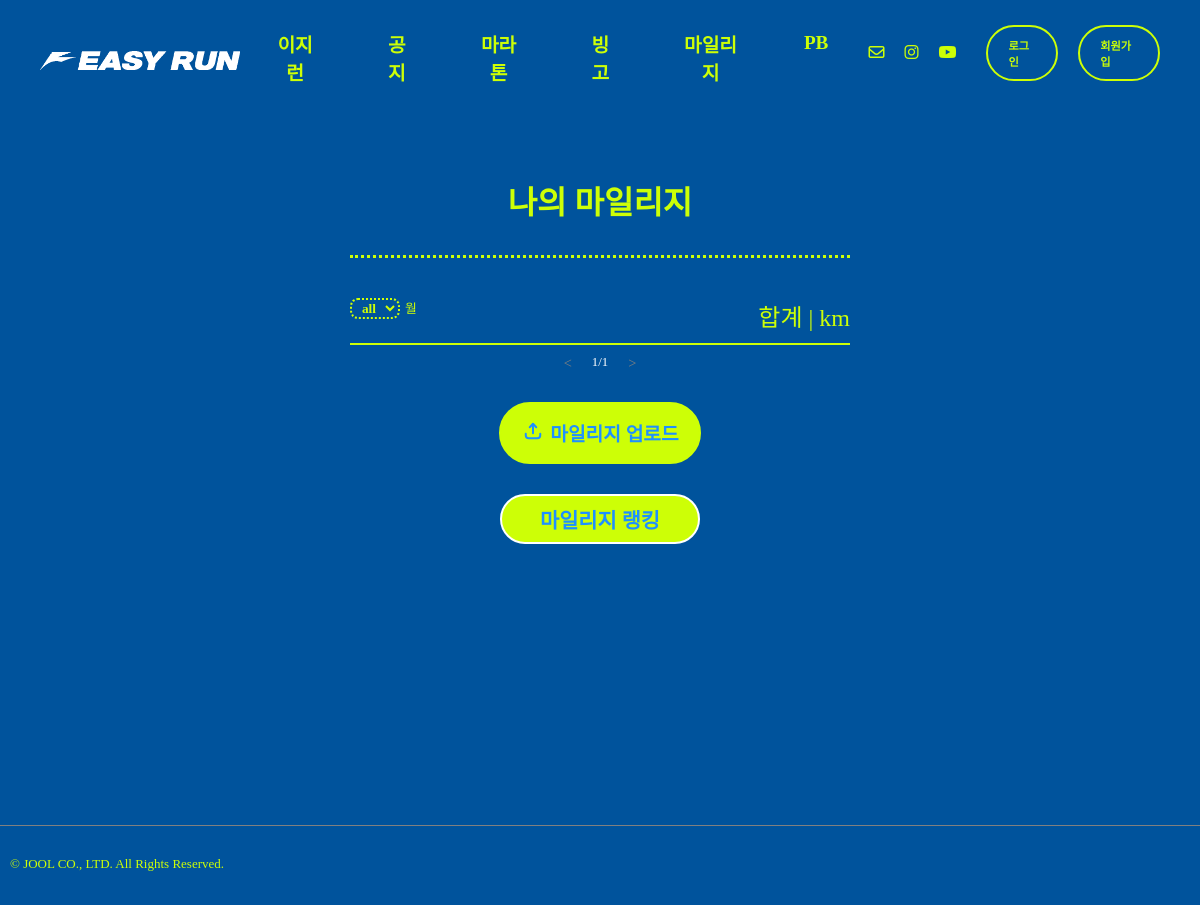
The page /runres/recordview/4/ on the database as committed earlier.
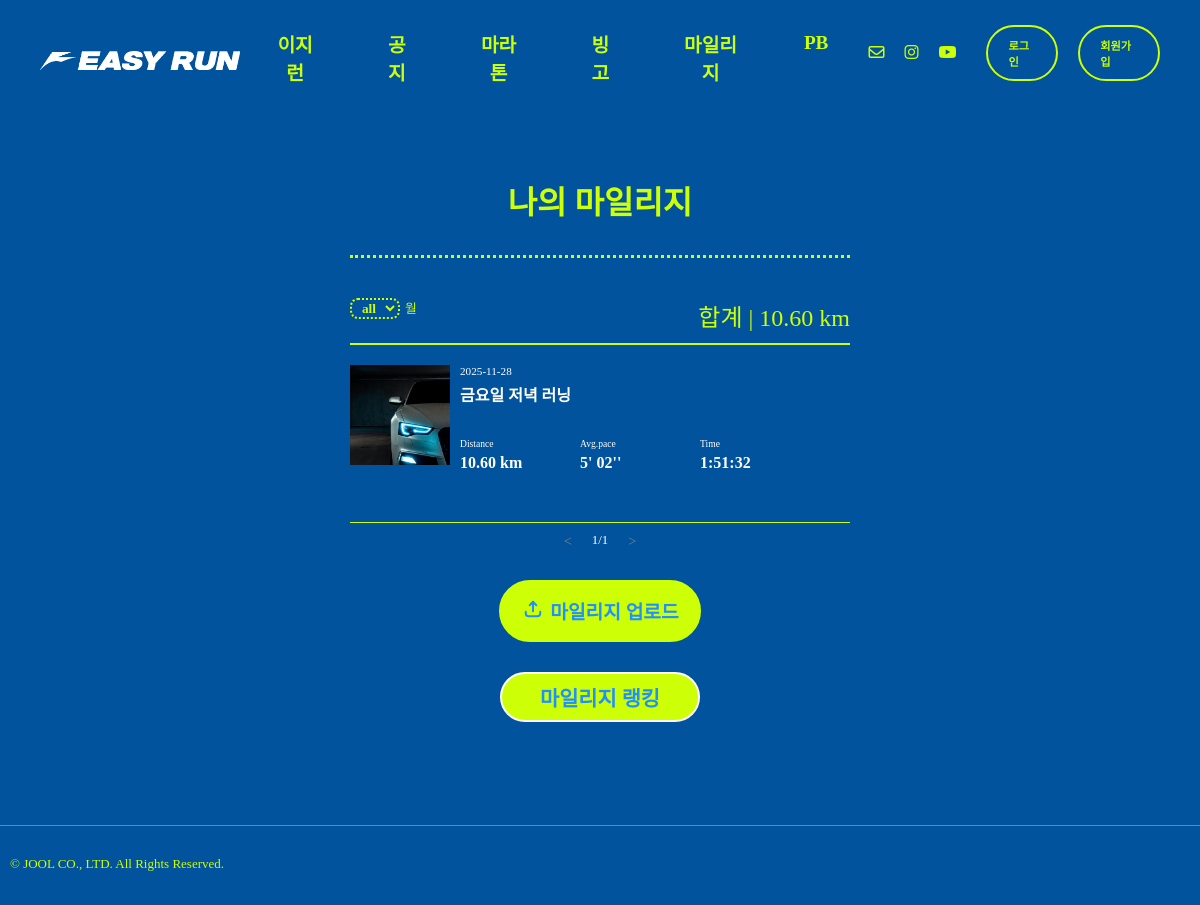
The same page on the database as committed later.
### record/models.py (models this page shows, shortened)
class Record(models.Model):
    record_id = models.AutoField(primary_key=True)
    title = models.CharField(max_length=50)
    user = models.ForeignKey(settings.AUTH_USER_MODEL,on_delete=models.CASCADE)
    record_date = models.DateField(blank=True, null=True)
    image = ResizedImageField(size=[500,500], upload_to="record", blank=False)
    distance = models.DecimalField(max_digits=6, decimal_places=2, blank=False, null=False)
    pace_m = models.IntegerField(null=True, blank=True)
    pace_s = models.IntegerField(null=True, blank=True)
    time_h = models.IntegerField(null=True, blank=True)
    time_m = models.IntegerField(null=True, blank=True)
    time_s = models.IntegerField(null=True, blank=True)
    desc = models.TextField(blank=True)
    confirmed = models.BooleanField(default=False)

### record/views.py (the view, shortened to what this page needs)
# urls.py: path('recordview/<str:pk>/', views.recordview, name='recordview'),
def recordview(request,pk):
    month = request.GET.get('month')
    if month =="0" or month == None:
        month = "0"
        record_list = Record.objects.filter(user=pk).order_by('-record_date')
        distance_sum = Record.objects.filter(confirmed=True).filter(user=pk).aggregate(Sum('distance'))
        distance_sum_not = Record.objects.filter(user=pk).aggregate(Sum('distance'))
    page = int(request.GET.get('p', 1)) #없으면 1로 지정
    paginator = Paginator(record_list, 3) #한 페이지 당 몇개 씩 보여줄 지 지정
    record_list = paginator.get_page(page)
    return render(request,"run_record.html", {"context":record_list, "distance_sum":distance_sum, "month": month, "distance_sum_not":distance_sum_not})

### templates/run_record.html (shortened to what the changed rows need)
{% extends "base.html" %}
{% load static %}
{% block content %}
  <div class="main-view">
    <div class="search-sum">
      <div class="filter-line">
        <div>
        </div>
        <div class="month-filter-txt">월</div>
      </div>
      <div class="distance-sum">합계
        |
        {{ distance_sum_not.distance__sum | floatformat:2 }}
        km</div>
    </div>
    {% for data in context %}
      <div class="record-list-container">
        <a href="{% url 'runres:recordUpdateView' user.pk data.record_id %}">
          <div class="main-info-1 fade-in-up-short">
            <div class="record-img">
              <img src="/media/{{ data.image }}" alt="logo-top" height="100px" width="100px">
            </div>
            <div class="title-date">
              <div class="record-date">{{ data.record_date | date:"Y-m-d" }}</div>
              <div class="record-title">{{ data.title }}</div>
              <div class="record-3">
                <div class="record-part-box">
                  <div class="distance-txt">Distance</div>
                  <div class="record-distance">{{ data.distance }}
                    km</div>
                </div>
                <div class="record-part-box">
                  <div class="distance-txt">Avg.pace</div>
                  {% if data.pace_s < 10 %}
                    <div class="record-pace">{{ data.pace_m }}' 0{{ data.pace_s }}''</div>
                  {% else %}
                    <div class="record-pace">{{ data.pace_m }}'
                      {{ data.pace_s }}''</div>
                  {% endif %}
                </div>
                <div class="record-part-box">
                  <div class="distance-txt">Time</div>
                  {% if data.time_s < 10 %}
                    {% if data.time_h is not None %}
                      <div class="record-time">
                        {{ data.time_h }}:{{ data.time_m }}:0{{ data.time_s }}</div>
                    {% else %}
                      <div class="record-time">
                        {{ data.time_m }}:0{{ data.time_s }}</div>
                    {% endif %}
                  {% else %}
                    {% if data.time_h is not None %}
                      <div class="record-time">
                        {{ data.time_h }}:{{ data.time_m }}:{{ data.time_s }}</div>
                    {% else %}
                      <div class="record-time">
                        {{ data.time_m }}:{{ data.time_s }}</div>
                    {% endif %}
                  {% endif %}
                </div>
              </div>
            </div>
          </div>
        </a>
      </div>
    {% endfor %}
  </div>
{% endblock content %}

Rows that differ between the two databases and show on the page:
added Record: image (picture), record_date "2025-11-28", title "금요일 저녁 러닝", distance "10.60", pace_m "5", pace_s "2", time_h "1", time_m "51", time_s "32"
Other text that changed with them:
{{ distance_sum_not.distance__sum | floatformat:2 }}: (not shown) → "10.60"
